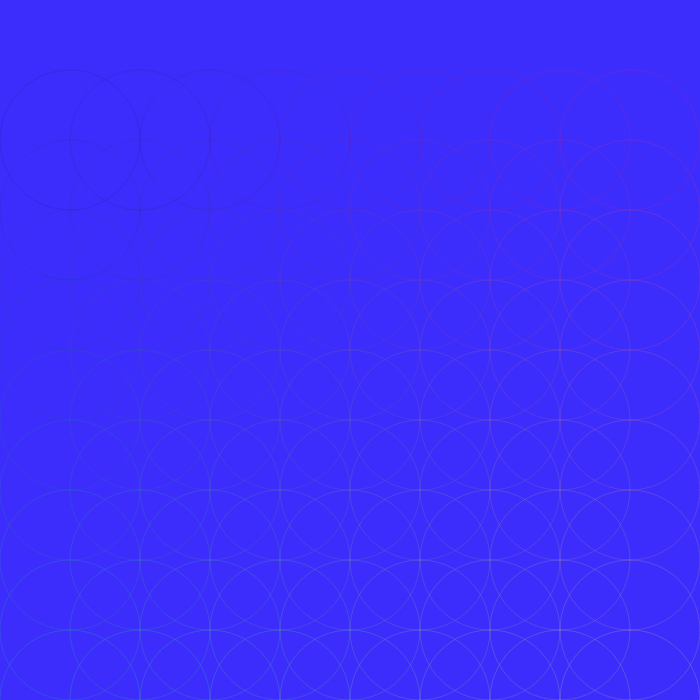
Frame 1 (no input)
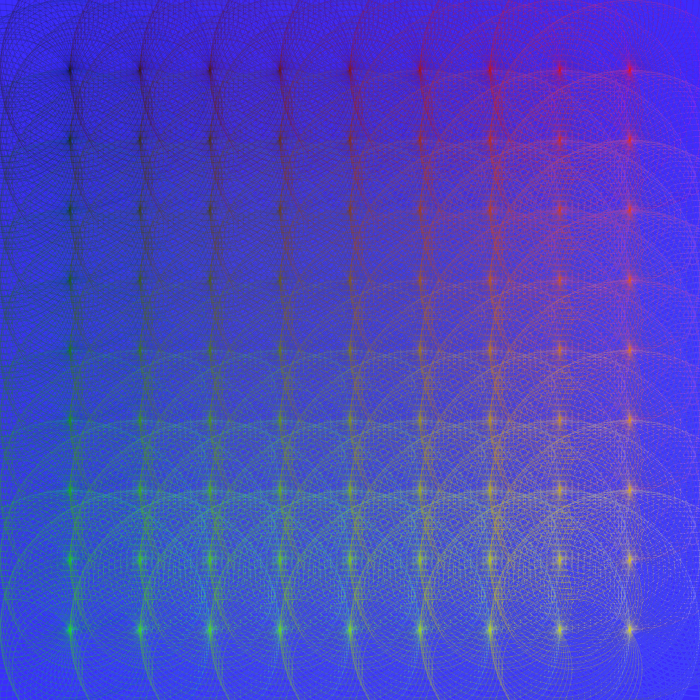
Frame 60 (no input)
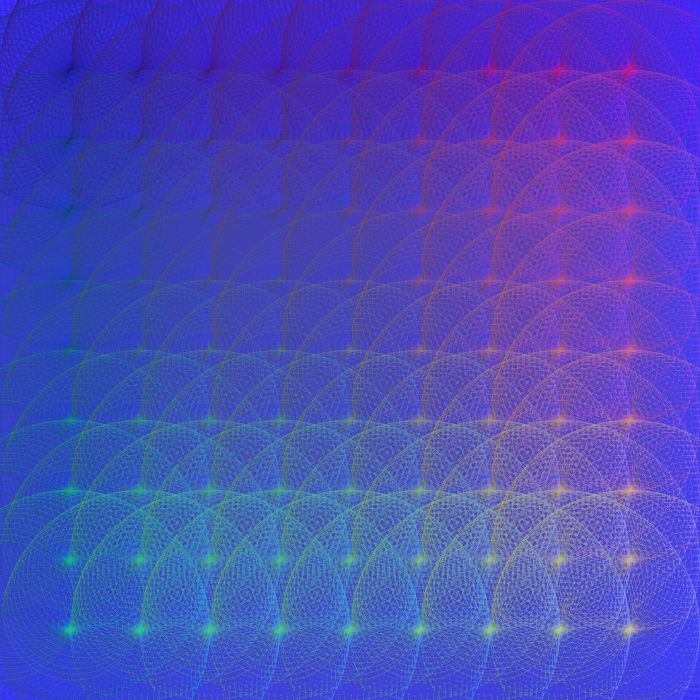
Frame 120 (the mouse pressed at the canvas centre since frame 60)

The p5.js sketch that drew these frames (run headless with seeded random() and noise() and a simulated clock; from frame 60 on, the mouse is pressed at the canvas centre):

// p5.js sketch
// ── sketch.js
var A = 0; // starting point
var r = 70; // length of the arm
var S = 0.09; // speed of rotation

function setup() {
	createCanvas(700, 700);
	background(60, 45, 253); // starting BG

}

function draw() {
	background(60, 45, 253, 2); // Bg colors  
	drawlines();
	A += S;
}

function drawlines() {
	


	
	for (var i = 70; i < 700; i += 70) {
		for (var j = 70; j < 700; j += 70) {
			
			
			var R = map(i,0,width,0,255);
			var G = map(j,0,height,0,255);
			var B = map(sin(A),-1,1,0,255);
			//noStroke(); 
			//stroke(255)                       //optional code
			  stroke(R, G, B,50);//lineColor
			//fill(R,G,B,5);
			noFill();
			
			var x = r * sin(A) + i;
			var y = r * cos(A) + j;
	
			//line(i, j, x, y);
			
			var ss = 140 ;  //size of the rect or circle
			//OR
			 ellipse(x,y,ss,ss);
			//Or
			//rect(x,y,ss,ss);
			
		}

	}

}
